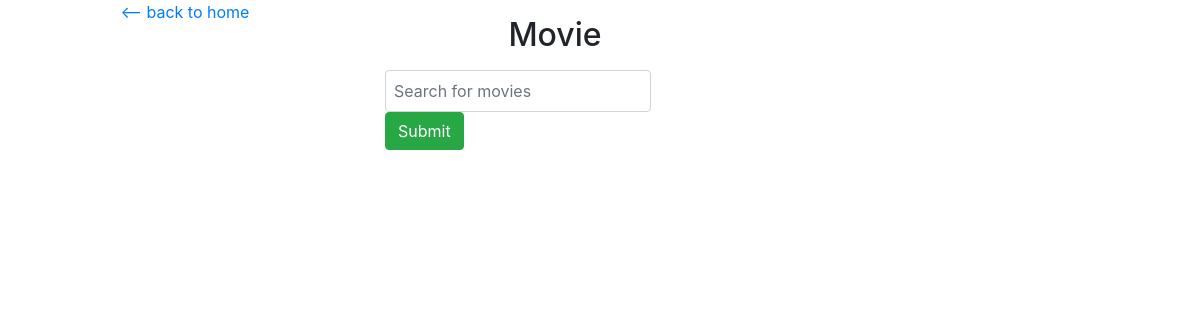
/movie/, run on an earlier commit of the app's database.
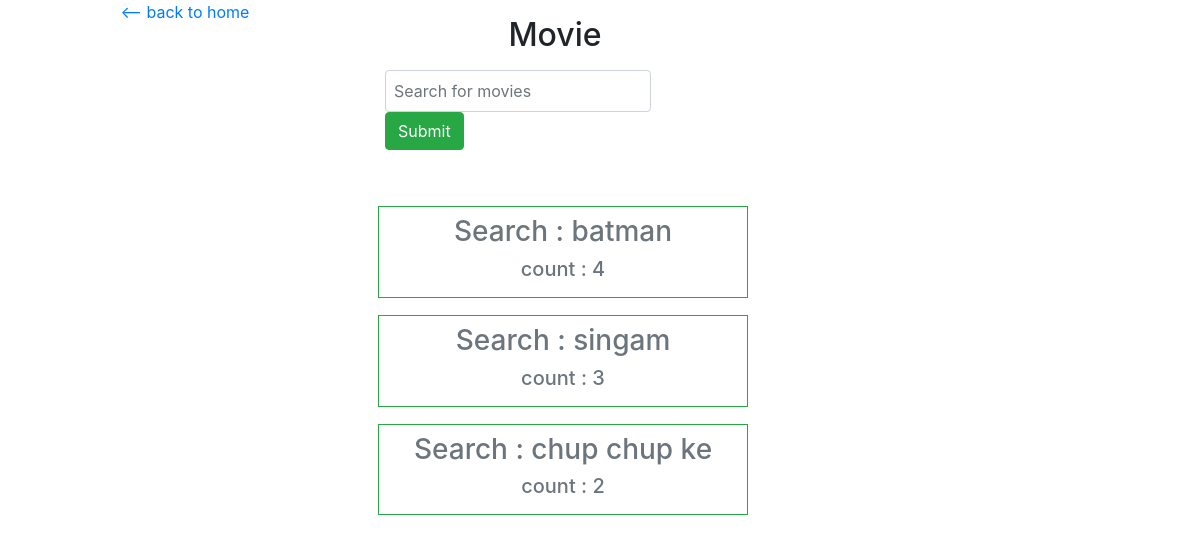
And on a later commit of the database.
### movieApp/models.py (models this page shows, shortened)
class movie_search(models.Model):
    search= models.CharField(max_length=250)
    count = models.IntegerField(default=0)

### movieApp/views.py (the view, shortened to what this page needs)
# urls.py: path('', views.search,name='MovieSearch'),
def search(request):
    err_msg = ''
    search=False
    form = MovieForm()
    Movies=[]
    movies = movie_search.objects.order_by('-count')
    movie_count =  movie_search.objects.all().count()
    print(movie_count)
    if(movie_count>3):
        movie_count=3
    for i in range(movie_count):
        movie_obj=movies[i]
        movie_detail={
            'search':movie_obj.search,
            'count':movie_obj.count
        }
        Movies.append(movie_detail)
    content={'form':form,'err_msg':err_msg,'movies':Movies}
    return render(request,'MovieHome.html',content)

### movieApp/forms.py
class MovieForm(forms.Form):
    movie = forms.CharField(widget=forms.TextInput(attrs={'placeholder':'Search for movies','class':'p-2 form-control mr-sm-2 ','width':'5000','heigth':'300'}))

### templates/MovieHome.html (shortened to what this page needs)
{% extends 'base.html' %}
{%block content%}
<div class="container text-center row ">
    <div class="col-4 ">
        {% if search %}
        <a href="{% url 'MovieSearch' %}"><-- Go back  </a>
        {% else %}
        <a href="{% url 'home' %}"><-- back to home </a>
        {% endif %}
     </div>
<div class="col-4 text-center">
    <h2 class="mt-3 mb-3 text-center">Movie</h2>
    <form class="text-center mt-3 form-inline "  action="" method="POST">
    {{form.movie}}
    <input type="submit" class="btn btn-success btn-ld" value="Submit">
    <br>
    </form>
</div>
<div class="col-4 "> </div>
</div>
<br>
<br>
    {% if search %}
        <div class="  text-center row">
            {% for movie in movies %}
                <div class="col-xs-12 col-md-6">
                    <a href="{% url 'MovieDetail' movie.imdbID  %}" class="btn-full subpage text-secondary "> <div class="media">
                    <div class="media-left">
                    <img src="{{movie.Poster}}" width="75" height="109"> </div>
                    <div class="media-body media-vertical-align">
                    <span class="h3">
                        {{movie.Title}}
                    </span>
                    <div class="unbold">
                    ({{movie.Year}}) ({{movie.Type}})
                    </div>
                    <div class="h4 unbold">
                    </div>
                    </div>
                    </div>
                    </a>    <hr>
                </div>
            {% endfor %}
        </div>
    {% else %}
            {%for movie in movies%}
            <div class="container text-center row ">
                <div class="col-4 "> </div>
                <div class="col-4 text-center border border-success m-2 p-2 ">
                    <a href="{% url 'searchedMovie' movie.search %}" class="btn-full subpage text-secondary ">
                    <h3>Search : {{movie.search}}</h3>
                    <h5>count : {{movie.count}}</h5>
                    </a>
                </div>
                <div class="col-4 "> </div>
            </div>
            {% endfor %}
    {% endif %}
{% endblock %}

### templates/base.html (shortened to what this page needs)
<!doctype html>
<html lang="en">
  <head>
    <link rel="stylesheet" href="https://cdnjs.cloudflare.com/ajax/libs/bulma/0.6.2/css/bulma.css" />
    <link rel="stylesheet" href="https://maxcdn.bootstrapcdn.com/bootstrap/4.0.0/css/bootstrap.min.css">
  </head>
  <body>
    {%block content%}
    {% endblock %}
  </body>
</html>

### templates/base.html (style rules this page uses)
a.subpage { text-decoration: none; }

What changed in the data, as far as the page shows it:
added movie_search: search "batman"
added movie_search: search "singam"
added movie_search: search "chup chup ke"
Also different on the page:
new list line: "Search : count : 4"
new list line: "Search : count : 3"
new list line: "Search : count : 2"
